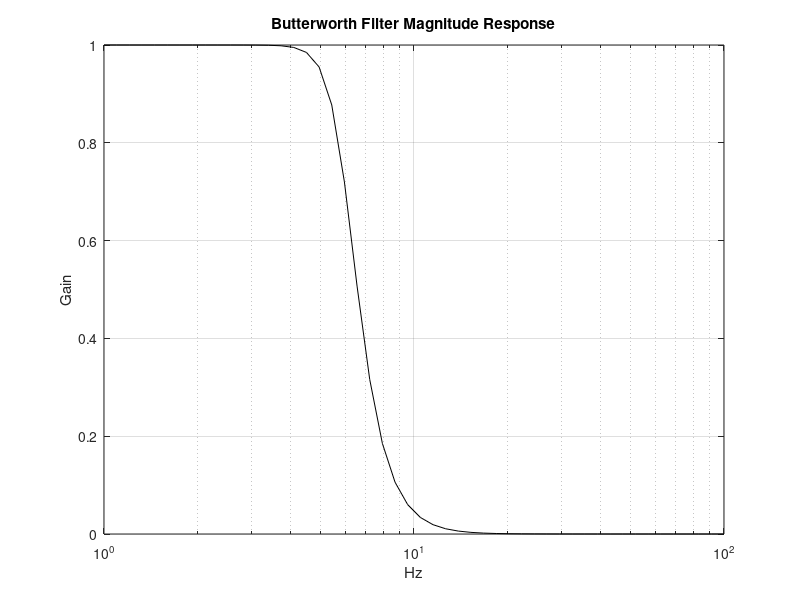

The MATLAB source for this figure:
Fs = 200; % Tần số lấy mẫu
Fc = 6 / (Fs / 2); % Tần số cắt (chuẩn hóa theo Nyquist)
m = 6; % Bậc của bộ lọc

% Bộ lọc Butterworth
[num, dend] = butter(m, Fc);

% Thang đo logarit
L = logspace(0, 2); % Tạo mảng tần số trên thang logarit

% Gọi hàm đáp ứng tần số
Z = freqz(num, dend, L, Fs);

% Tính toán và hiển thị độ lớn của đáp ứng
figure;
semilogx(L, abs(Z), 'k'); % Hiển thị trên thang logarit
grid on;
xlabel('Hz'); % Nhãn trục x
ylabel('Gain'); % Nhãn trục y
title('Butterworth Filter Magnitude Response'); % Tiêu đề
